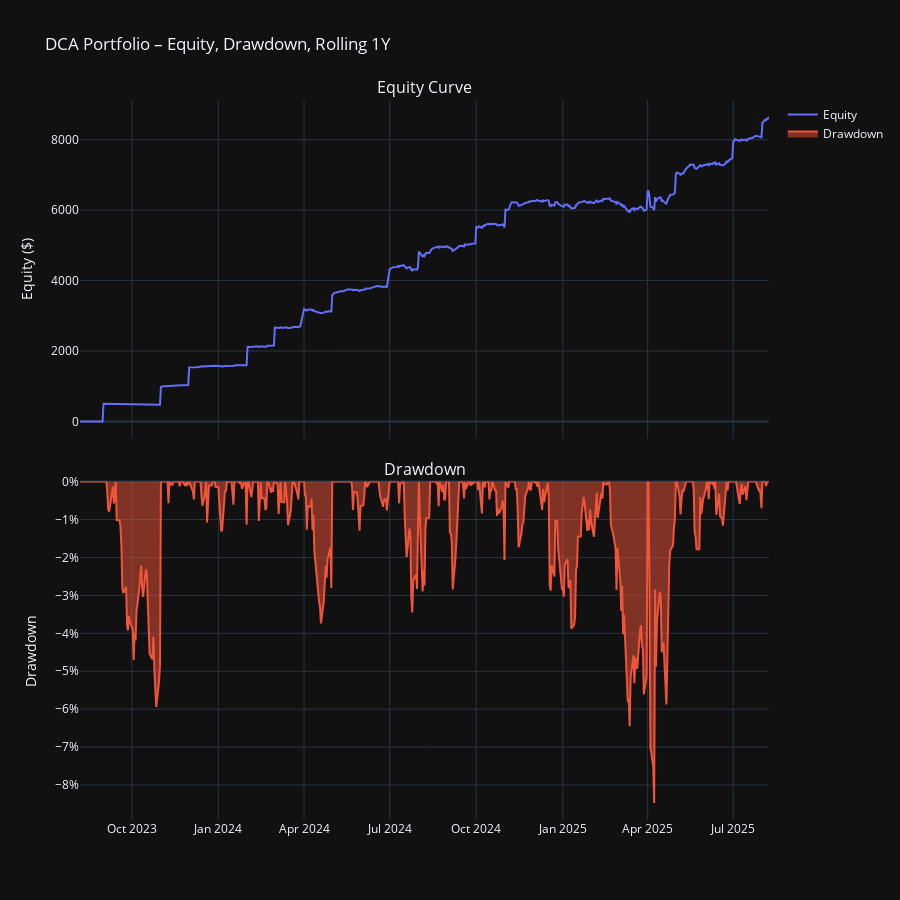

Notebook code cell kept with this figure:
### Code cell
# print metrics + plot 

# Build price_dfs from your daily_data (if not already done)
price_dfs = {}
for sym, df in daily_data.items():
    tmp = df.copy()
    tmp.index = pd.to_datetime(tmp.index).tz_localize(None)
    price_dfs[sym] = tmp[['open','high','low','close','volume']].dropna()

# Run your backtest (you already have this)
results = run_backtest_with_df(
    price_dfs=price_dfs,
    etfs=ETFS,                 # e.g., ["SPY","QQQ"]
    start_cash=STARTING_CASH,
    monthly_cash=500,
    commission_bps=1.0
)

# Build equity curve from trades + prices
eq, contrib_df = build_equity_curve(
    price_dfs=price_dfs,
    trades=results['trades'],
    etfs=ETFS,
    start_cash=STARTING_CASH,
    monthly_cash=500,
    invest_day=1
)

# Metrics
m = perf_metrics(eq, rf_annual=0.0)
# print(f"CAGR:          {m['CAGR']:.2%}")
# print(f"Ann Vol:       {m['AnnVol']:.2%}")
print(f"Sharpe:        {m['Sharpe']:.2f}")
print(f"Max Drawdown:  {m['MaxDrawdown']:.2%}")
# print(f"TWR:           {m['TWR']:.2%}")

# # IRR / money-weighted
# cf = cashflow_series(results['trades'], start_cash=10_000, monthly_cash=500, invest_day=1, equity_last=eq['equity'].iloc[-1])
# irr = xirr(cf)
# print(f"IRR (XIRR):    {irr:.2%}")
cf = cashflow_series(
    results['trades'],
    start_cash=STARTING_CASH,
    monthly_cash=500,
    invest_day=1,
    equity_last=float(eq['equity'].iloc[-1])
)
# irr = xirr_bisection(cf)
# print(f"IRR (XIRR): {irr:.2%}")

# print(cf)


# Plots
plot_performance(eq, m['drawdown'], m['daily_returns'], title="DCA Portfolio – Equity, Drawdown, Rolling 1Y")

### Figure 1 — Plotly figure (JSON) as saved in the notebook; plotly's stock layout.template omitted (floating-point values rounded to 4 significant figures; data arrays with more than 128 entries replaced by an {"elided": "..."} marker saying what was removed)
{"data": [{"mode": "lines", "name": "Equity", "type": "scatter", "x": {"elided": "504 str values"}, "xaxis": "x", "y": {"elided": "504 float values"}, "yaxis": "y"}, {"fill": "tozeroy", "mode": "lines", "name": "Drawdown", "type": "scatter", "x": {"elided": "525 str values"}, "xaxis": "x2", "y": {"elided": "525 float values"}, "yaxis": "y2"}], "layout": {"annotations": [{"font": {"size": 16}, "showarrow": false, "text": "Equity Curve", "x": 0.5, "xanchor": "center", "xref": "paper", "y": 1, "yanchor": "bottom", "yref": "paper"}, {"font": {"size": 16}, "showarrow": false, "text": "Drawdown", "x": 0.5, "xanchor": "center", "xref": "paper", "y": 0.47, "yanchor": "bottom", "yref": "paper"}], "height": 900, "title": {"text": "DCA Portfolio – Equity, Drawdown, Rolling 1Y"}, "xaxis": {"anchor": "y", "domain": [0, 1], "matches": "x2", "showticklabels": false}, "xaxis2": {"anchor": "y2", "domain": [0, 1]}, "yaxis": {"anchor": "x", "domain": [0.53, 1], "title": {"text": "Equity ($)"}}, "yaxis2": {"anchor": "x2", "domain": [0, 0.47], "tickformat": ".0%", "title": {"text": "Drawdown"}}}}
